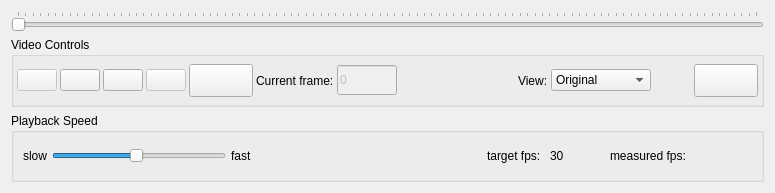
<?xml version="1.0" encoding="UTF-8"?>
<ui version="4.0">
 <class>BioTracker3VideoControllWidget</class>
 <widget class="QWidget" name="BioTracker3VideoControllWidget">
  <property name="geometry">
   <rect>
    <x>0</x>
    <y>0</y>
    <width>775</width>
    <height>193</height>
   </rect>
  </property>
  <property name="sizePolicy">
   <sizepolicy hsizetype="Minimum" vsizetype="Minimum">
    <horstretch>0</horstretch>
    <verstretch>0</verstretch>
   </sizepolicy>
  </property>
  <property name="windowTitle">
   <string>Form</string>
  </property>
  <layout class="QVBoxLayout" name="verticalLayout">
   <item>
    <widget class="QSlider" name="sld_video">
     <property name="enabled">
      <bool>false</bool>
     </property>
     <property name="sizePolicy">
      <sizepolicy hsizetype="Minimum" vsizetype="Fixed">
       <horstretch>0</horstretch>
       <verstretch>0</verstretch>
      </sizepolicy>
     </property>
     <property name="autoFillBackground">
      <bool>false</bool>
     </property>
     <property name="maximum">
      <number>2500</number>
     </property>
     <property name="pageStep">
      <number>25</number>
     </property>
     <property name="orientation">
      <enum>Qt::Horizontal</enum>
     </property>
     <property name="invertedAppearance">
      <bool>false</bool>
     </property>
     <property name="invertedControls">
      <bool>false</bool>
     </property>
     <property name="tickPosition">
      <enum>QSlider::TicksAbove</enum>
     </property>
     <property name="tickInterval">
      <number>25</number>
     </property>
    </widget>
   </item>
   <item>
    <widget class="QGroupBox" name="playback">
     <property name="sizePolicy">
      <sizepolicy hsizetype="Minimum" vsizetype="Minimum">
       <horstretch>0</horstretch>
       <verstretch>0</verstretch>
      </sizepolicy>
     </property>
     <property name="title">
      <string>Video Controls</string>
     </property>
     <property name="flat">
      <bool>false</bool>
     </property>
     <layout class="QHBoxLayout" name="horizontalLayout_4">
      <property name="spacing">
       <number>3</number>
      </property>
      <property name="leftMargin">
       <number>3</number>
      </property>
      <property name="topMargin">
       <number>3</number>
      </property>
      <property name="rightMargin">
       <number>3</number>
      </property>
      <property name="bottomMargin">
       <number>3</number>
      </property>
      <item>
       <widget class="QPushButton" name="button_previousFrame">
        <property name="enabled">
         <bool>false</bool>
        </property>
        <property name="toolTip">
         <string>Previous Frame</string>
        </property>
        <property name="styleSheet">
         <string notr="true"/>
        </property>
        <property name="text">
         <string/>
        </property>
        <property name="icon">
         <iconset resource="BioTracker.qrc">
          <normaloff>:/BioTracker/resources/arrows-skip-back.png</normaloff>:/BioTracker/resources/arrows-skip-back.png</iconset>
        </property>
        <property name="iconSize">
         <size>
          <width>32</width>
          <height>32</height>
         </size>
        </property>
       </widget>
      </item>
      <item>
       <widget class="QPushButton" name="button_playPause">
        <property name="enabled">
         <bool>true</bool>
        </property>
        <property name="toolTip">
         <string>Play</string>
        </property>
        <property name="styleSheet">
         <string notr="true"/>
        </property>
        <property name="text">
         <string/>
        </property>
        <property name="icon">
         <iconset resource="BioTracker.qrc">
          <normaloff>:/BioTracker/resources/arrow-forward1.png</normaloff>:/BioTracker/resources/arrow-forward1.png</iconset>
        </property>
        <property name="iconSize">
         <size>
          <width>32</width>
          <height>32</height>
         </size>
        </property>
       </widget>
      </item>
      <item>
       <widget class="QPushButton" name="button_stop">
        <property name="enabled">
         <bool>true</bool>
        </property>
        <property name="toolTip">
         <string>Stop</string>
        </property>
        <property name="statusTip">
         <string/>
        </property>
        <property name="styleSheet">
         <string notr="true"/>
        </property>
        <property name="text">
         <string/>
        </property>
        <property name="icon">
         <iconset resource="BioTracker.qrc">
          <normaloff>:/BioTracker/resources/stop.png</normaloff>:/BioTracker/resources/stop.png</iconset>
        </property>
        <property name="iconSize">
         <size>
          <width>32</width>
          <height>32</height>
         </size>
        </property>
       </widget>
      </item>
      <item>
       <widget class="QPushButton" name="button_nextFrame">
        <property name="enabled">
         <bool>false</bool>
        </property>
        <property name="toolTip">
         <string>Next Frame</string>
        </property>
        <property name="statusTip">
         <string/>
        </property>
        <property name="styleSheet">
         <string notr="true"/>
        </property>
        <property name="text">
         <string/>
        </property>
        <property name="icon">
         <iconset resource="BioTracker.qrc">
          <normaloff>:/BioTracker/resources/arrows-skip-forward.png</normaloff>:/BioTracker/resources/arrows-skip-forward.png</iconset>
        </property>
        <property name="iconSize">
         <size>
          <width>32</width>
          <height>32</height>
         </size>
        </property>
       </widget>
      </item>
      <item>
       <widget class="QPushButton" name="button_screenshot">
        <property name="enabled">
         <bool>true</bool>
        </property>
        <property name="font">
         <font>
          <pointsize>16</pointsize>
          <weight>75</weight>
          <italic>false</italic>
          <bold>true</bold>
         </font>
        </property>
        <property name="toolTip">
         <string>Screenshot</string>
        </property>
        <property name="statusTip">
         <string/>
        </property>
        <property name="text">
         <string/>
        </property>
        <property name="icon">
         <iconset resource="BioTracker.qrc">
          <normaloff>:/BioTracker/resources/screenshot.png</normaloff>:/BioTracker/resources/screenshot.png</iconset>
        </property>
        <property name="iconSize">
         <size>
          <width>30</width>
          <height>30</height>
         </size>
        </property>
       </widget>
      </item>
      <item>
       <widget class="QLabel" name="lbl_frame">
        <property name="text">
         <string>Current frame:</string>
        </property>
       </widget>
      </item>
      <item>
       <widget class="QLineEdit" name="frame_num_edit">
        <property name="enabled">
         <bool>false</bool>
        </property>
        <property name="sizePolicy">
         <sizepolicy hsizetype="Preferred" vsizetype="Preferred">
          <horstretch>0</horstretch>
          <verstretch>0</verstretch>
         </sizepolicy>
        </property>
        <property name="maximumSize">
         <size>
          <width>60</width>
          <height>30</height>
         </size>
        </property>
        <property name="text">
         <string>0</string>
        </property>
       </widget>
      </item>
      <item>
       <spacer name="horizontalSpacer">
        <property name="orientation">
         <enum>Qt::Horizontal</enum>
        </property>
        <property name="sizeType">
         <enum>QSizePolicy::MinimumExpanding</enum>
        </property>
        <property name="sizeHint" stdset="0">
         <size>
          <width>40</width>
          <height>20</height>
         </size>
        </property>
       </spacer>
      </item>
      <item>
       <widget class="QLabel" name="labelView">
        <property name="text">
         <string>View:</string>
        </property>
       </widget>
      </item>
      <item>
       <widget class="QComboBox" name="comboBoxSelectedView">
        <property name="sizePolicy">
         <sizepolicy hsizetype="Preferred" vsizetype="Fixed">
          <horstretch>0</horstretch>
          <verstretch>0</verstretch>
         </sizepolicy>
        </property>
        <property name="minimumSize">
         <size>
          <width>100</width>
          <height>0</height>
         </size>
        </property>
        <property name="baseSize">
         <size>
          <width>0</width>
          <height>0</height>
         </size>
        </property>
        <item>
         <property name="text">
          <string>Original</string>
         </property>
        </item>
       </widget>
      </item>
      <item>
       <spacer name="horizontalSpacer_3">
        <property name="orientation">
         <enum>Qt::Horizontal</enum>
        </property>
        <property name="sizeType">
         <enum>QSizePolicy::Minimum</enum>
        </property>
        <property name="sizeHint" stdset="0">
         <size>
          <width>40</width>
          <height>20</height>
         </size>
        </property>
       </spacer>
      </item>
      <item>
       <widget class="QPushButton" name="button_panZoom">
        <property name="font">
         <font>
          <pointsize>16</pointsize>
          <weight>75</weight>
          <italic>false</italic>
          <bold>true</bold>
         </font>
        </property>
        <property name="toolTip">
         <string>Pan/Zoom Mode</string>
        </property>
        <property name="text">
         <string/>
        </property>
        <property name="icon">
         <iconset resource="BioTracker.qrc">
          <normaloff>:/BioTracker/resources/panZoom.png</normaloff>:/BioTracker/resources/panZoom.png</iconset>
        </property>
        <property name="iconSize">
         <size>
          <width>30</width>
          <height>30</height>
         </size>
        </property>
        <property name="checkable">
         <bool>true</bool>
        </property>
       </widget>
      </item>
     </layout>
    </widget>
   </item>
   <item>
    <widget class="QGroupBox" name="speed">
     <property name="sizePolicy">
      <sizepolicy hsizetype="Minimum" vsizetype="Minimum">
       <horstretch>0</horstretch>
       <verstretch>0</verstretch>
      </sizepolicy>
     </property>
     <property name="minimumSize">
      <size>
       <width>0</width>
       <height>0</height>
      </size>
     </property>
     <property name="title">
      <string>Playback Speed</string>
     </property>
     <layout class="QHBoxLayout" name="horizontalLayout_3">
      <item>
       <layout class="QHBoxLayout" name="horizontalLayout">
        <property name="spacing">
         <number>5</number>
        </property>
        <item>
         <widget class="QLabel" name="label_3">
          <property name="enabled">
           <bool>true</bool>
          </property>
          <property name="text">
           <string>slow</string>
          </property>
         </widget>
        </item>
        <item>
         <widget class="QSlider" name="sld_speed">
          <property name="sizePolicy">
           <sizepolicy hsizetype="Expanding" vsizetype="Fixed">
            <horstretch>0</horstretch>
            <verstretch>0</verstretch>
           </sizepolicy>
          </property>
          <property name="minimum">
           <number>1</number>
          </property>
          <property name="maximum">
           <number>61</number>
          </property>
          <property name="value">
           <number>30</number>
          </property>
          <property name="sliderPosition">
           <number>30</number>
          </property>
          <property name="orientation">
           <enum>Qt::Horizontal</enum>
          </property>
         </widget>
        </item>
        <item>
         <widget class="QLabel" name="label_4">
          <property name="text">
           <string>fast</string>
          </property>
         </widget>
        </item>
       </layout>
      </item>
      <item>
       <spacer name="horizontalSpacer_2">
        <property name="orientation">
         <enum>Qt::Horizontal</enum>
        </property>
        <property name="sizeHint" stdset="0">
         <size>
          <width>40</width>
          <height>20</height>
         </size>
        </property>
       </spacer>
      </item>
      <item>
       <widget class="QLabel" name="label_5">
        <property name="text">
         <string>target fps: </string>
        </property>
       </widget>
      </item>
      <item>
       <widget class="QLabel" name="fps_label">
        <property name="text">
         <string>30</string>
        </property>
        <property name="alignment">
         <set>Qt::AlignLeading|Qt::AlignLeft|Qt::AlignVCenter</set>
        </property>
       </widget>
      </item>
      <item>
       <spacer name="horizontalSpacer_4">
        <property name="orientation">
         <enum>Qt::Horizontal</enum>
        </property>
        <property name="sizeType">
         <enum>QSizePolicy::Preferred</enum>
        </property>
        <property name="sizeHint" stdset="0">
         <size>
          <width>40</width>
          <height>20</height>
         </size>
        </property>
       </spacer>
      </item>
      <item>
       <widget class="QLabel" name="label">
        <property name="sizePolicy">
         <sizepolicy hsizetype="Preferred" vsizetype="Preferred">
          <horstretch>0</horstretch>
          <verstretch>0</verstretch>
         </sizepolicy>
        </property>
        <property name="text">
         <string>measured fps:</string>
        </property>
       </widget>
      </item>
      <item>
       <widget class="QLabel" name="fps_edit">
        <property name="minimumSize">
         <size>
          <width>60</width>
          <height>0</height>
         </size>
        </property>
        <property name="text">
         <string/>
        </property>
       </widget>
      </item>
     </layout>
    </widget>
   </item>
  </layout>
 </widget>
 <resources>
  <include location="BioTracker.qrc"/>
 </resources>
 <connections/>
</ui>
